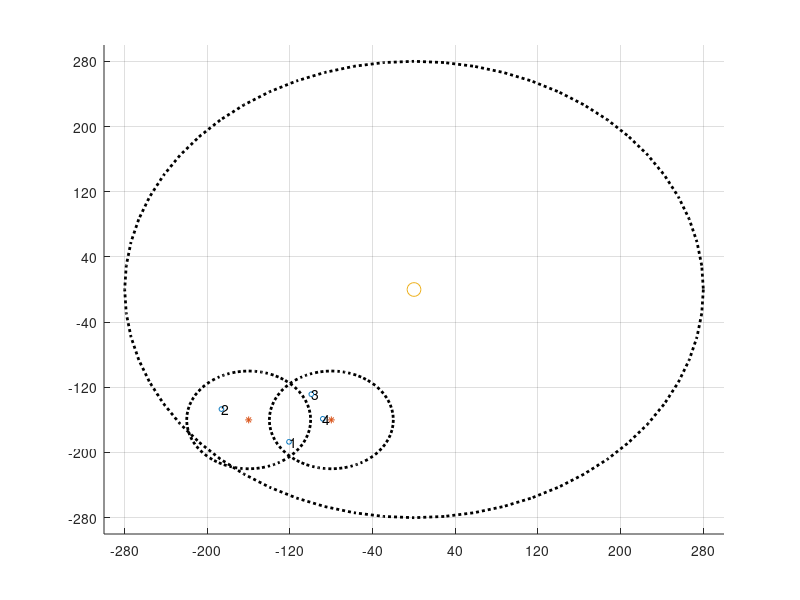

Reproduce this figure in MATLAB.
load('topology.mat','z_h','z_u');
x_h = real(z_h);
y_h = imag(z_h);
x_u = real(z_u);
y_u = imag(z_u);
r = 60;
%****DRAWING CIRCLE USING RECTANGLE() COMMAND******
set(gca,'XTickMode','manual')
set(gca,'YTickMode','manual')

 for i = [1 2]
     xxx = x_h(i) - r;
     yyy = y_h(i) - r;
     rr = 2*r;
     rectangle('Position',[xxx,yyy,rr,rr],'Curvature',[1,1],'Linestyle',':','LineWidth',2);
     hold  all
 end
 i = 13;
 rr = 2*r;
  xxx = x_h(i) - r;
  yyy = y_h(i) - r;
 rectangle('Position',[-280,-280,560,560],'Curvature',[1,1],'Linestyle',':','LineWidth',2);
scatter(x_u(1:4),y_u(1:4),12,'bo');
hold all
scatter(x_h([1 2]),y_h([1 2]),25,'*r');
scatter(x_h(13),y_h(13),100,'r^');
text(x_u(1:4),y_u(1:4),num2cell([1:4]));
set(gca,'XTick',-360:80:360);
set(gca, 'YTick',-360:80:360);
grid(gca)